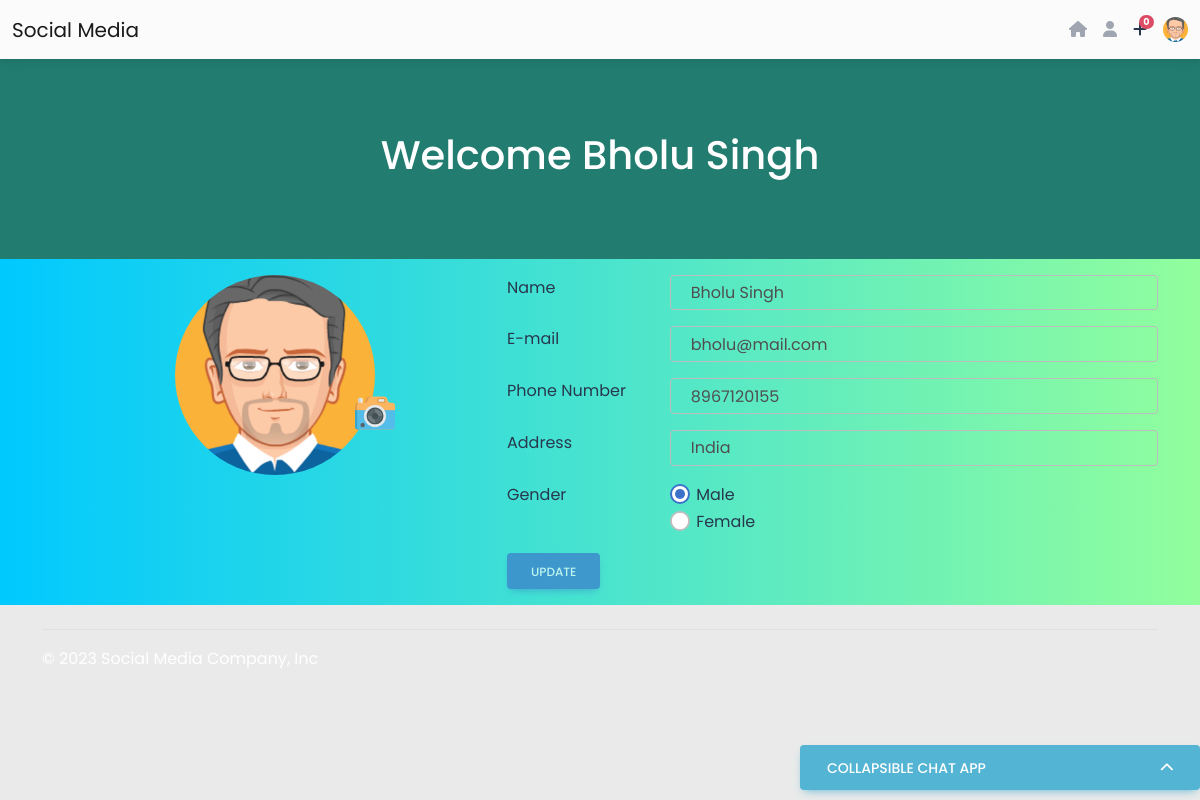
Page /update-profile.php (signed in) on the earlier database version.
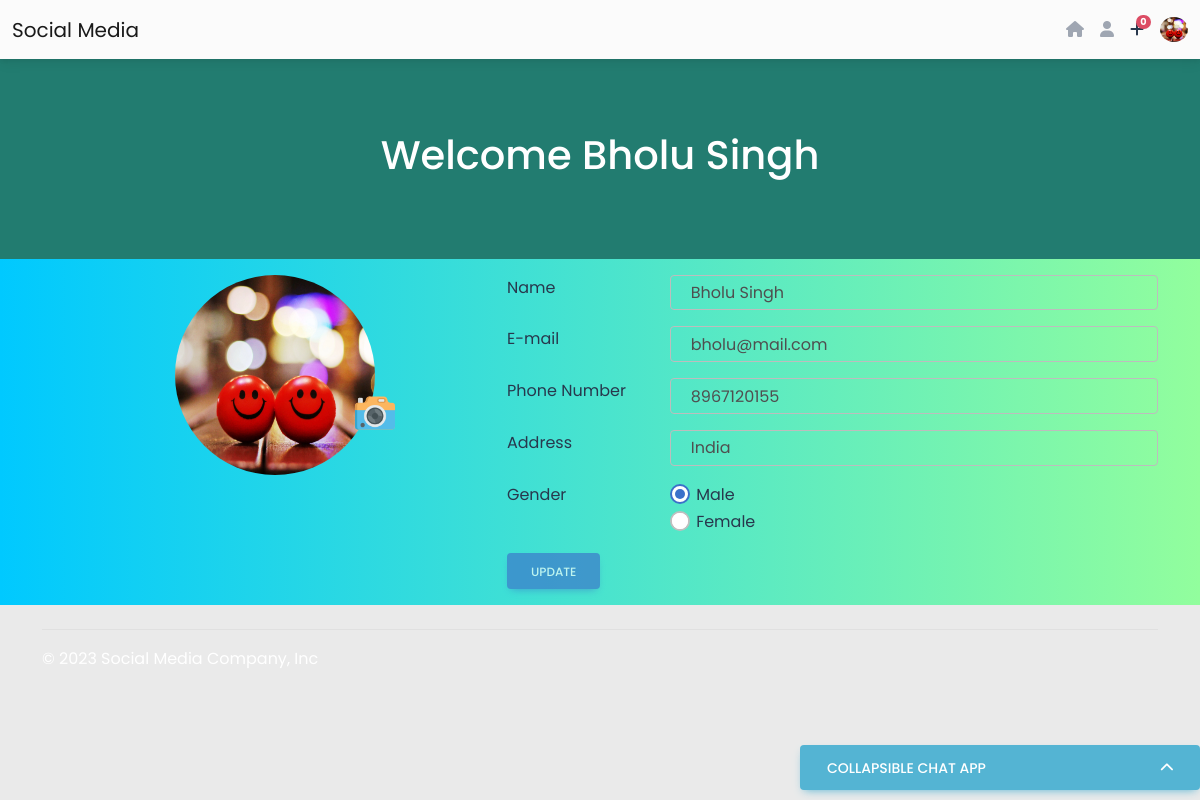
Same page on the later database version.
### tables this page shows
CREATE TABLE `tb_registration` (
  `id` int(10) NOT NULL,
  `name` varchar(255) NOT NULL,
  `email` varchar(255) NOT NULL,
  `password` varchar(255) NOT NULL,
  `phone` varchar(255) NOT NULL,
  `address` varchar(255) NOT NULL,
  `gender` varchar(255) NOT NULL,
  `profile_image` text NOT NULL
);

### includes/db.php (called while the page is built, shortened)
<?php
function connect_database() {
  $servername = "localhost";
  $username = "root";
  $password = "";
  $database = "social_media_db";
  $conn = mysqli_connect($servername, $username, $password, $database);
  if (!$conn) {
    die("Connection failed: " . mysqli_connect_error());
  } else {
    return $conn;
  }
}

### includes/functions.php (called while the page is built, shortened)
<?php
function retrive_data($id)
{
    $query = "Select * from tb_registration where id='$id'";
    $result = connect_database()->query($query);
    $row = $result->fetch_assoc();
    return $row;
}
function retrive_all_request($reciever_id)
{
    $query = "Select * from tb_request where requested_to = '$reciever_id' and status='requested'";
    $result = connect_database()->query($query);
    $row = $result->fetch_all();
    return $row;
}

### update-profile.php (the view, shortened to what the changed rows need)
<?php
include ROOT_DIR . '/social-media/includes/db.php';
include ROOT_DIR . '/social-media/includes/functions.php';
$row = retrive_data($_COOKIE["login_auth"]);
$name = $row['name'];
$email = $row['email'];
$phone = $row['phone'];
$address = $row['address'];
$gender = $row['gender'];
?>
<?php include('includes/header.php'); ?>
<div class="row">
  <div class="col-lg-12  ">
    <div class="blue-header d-flex flex-column justify-content-center">
      <h1 class="text-center">Welcome <?= $name ?></h1>
    </div>
  </div>
</div>
<div class="gradient">
  <div class="container ">
    <div class="row justify-content-lg-between">
      <div class="col-lg-5 my-3 highlight">
        <div class="image-container position-relative">
          <div class="image-container">
            <img class="profile-image" src="uploads/<?= $profile_image ?>" />
            <div class="row my-3 justify-content-center align-items-center custom-input-box">
              <label for="file-input" class="custom-file-upload position-absolute">
              </label>
            </div>
          </div>
        </div>
      </div>
      <div class=" col-lg-7">
        <div class="row my-3">
          <div class="col-lg-9">
            <input type="text" class="form-control disabled-box bg-transparent" id="updateName" name="name" placeholder="Name" value="<?= $name ?>" />
          </div>
        </div>
        <div class="row my-3">
          <div class="col-lg-9">
            <input type="email" class="form-control disabled-box bg-transparent" id="updateEmail" name="email" placeholder="Email" value="<?= $email ?>" />
          </div>
        </div>
        <div class="row my-3">
          <div class="col-lg-9">
            <input type="tel" class="form-control disabled-box bg-transparent" id="updatePhone" name="phone" value="<?= $phone ?>" placeholder="Phone Number" />
          </div>
        </div>
        <div class="row my-3">
          <div class="col-lg-9">
            <input type="address" class="form-control disabled-box bg-transparent" id="updateAddress" name="address" placeholder="Address" value="<?= $address ?>" />
          </div>
        </div>
        <div class="row my-3">
          <div class="col-lg-9">
            <div class="form-check">
              <input class="form-check-input" type="radio" name="updateGender" id="male" value="Male" <?php if (strtolower($gender) == "male") {
                                                                                                  echo "checked";
                                                                                                } ?> />
              <label class="form-check-label" for="male"> Male </label>
            </div>
            <div class="form-check">
              <input class="form-check-input" type="radio" name="updateGender" id="female" value="Female" <?php if (strtolower($gender) == "female") {
                                                                                                      echo "checked";
                                                                                                    } ?> />
              <label class="form-check-label" for="female"> Female </label>
            </div>
          </div>
        </div>
      </div>
    </div>
  </div>
</div>
<?php include('includes/footer.php'); ?>

### includes/header.php (shortened to what the changed rows need)
<?php
if (isset($_COOKIE['login_auth'])) {
  $id = $_COOKIE["login_auth"];
  $query = "Select * from tb_registration where id='$id'";
  $result = connect_database()->query($query);
  $row = $result->fetch_assoc();
  $profile_image = $row['profile_image'];
  $profile_name = $row['name'];
}
?>
<!doctype html>
<html lang="en">
<head>
  <link href="https://cdnjs.cloudflare.com/ajax/libs/font-awesome/6.0.0/css/all.min.css" rel="stylesheet" />
  <link href="https://cdnjs.cloudflare.com/ajax/libs/mdb-ui-kit/6.0.1/mdb.min.css" rel="stylesheet" />
  <link rel="stylesheet" href="assets/css/style.css" />
</head>
<body>
  <header>
    <nav class="navbar navbar-expand-lg navbar-light bg-light">
      <div class="container-fluid">
        <?php if (isset($_COOKIE['login_auth'])) { ?>
          <div class="d-flex align-items-center">
            <a class="link-secondary me-3" href="index.php"><i class="fas fa-home"></i></a>
            <a class="link-secondary me-3" href="people.php"><i class="fas fa-user"></i></a>
            <div class="dropdown">
              <a class="text-reset me-3 dropdown-toggle hidden-arrow" href="#" id="navbarDropdownMenuLink" role="button" data-mdb-toggle="dropdown" aria-expanded="false">
                <i class="fa-solid fa-plus"></i>
                <?php $all_data = retrive_all_request($id); ?>
                <span class="badge rounded-pill badge-notification bg-danger">
                  <?= count($all_data) ?>
                </span>
              </a>
            </div>
            <div class="dropdown">
              <a class="dropdown-toggle d-flex align-items-center hidden-arrow" href="#" id="navbarDropdownMenuAvatar" role="button" data-mdb-toggle="dropdown" aria-expanded="false">
                <img src="uploads/<?= $profile_image ?>" class="rounded-circle header-profile-image" height="25" alt="<?= $profile_name; ?>" loading="lazy" />
              </a>
            </div>
          </div>
        <?php } ?>
      </div>
    </nav>
  </header>

Differences in the rows shown:
changed tb_registration "Bholu Singh": profile_image: a different picture
